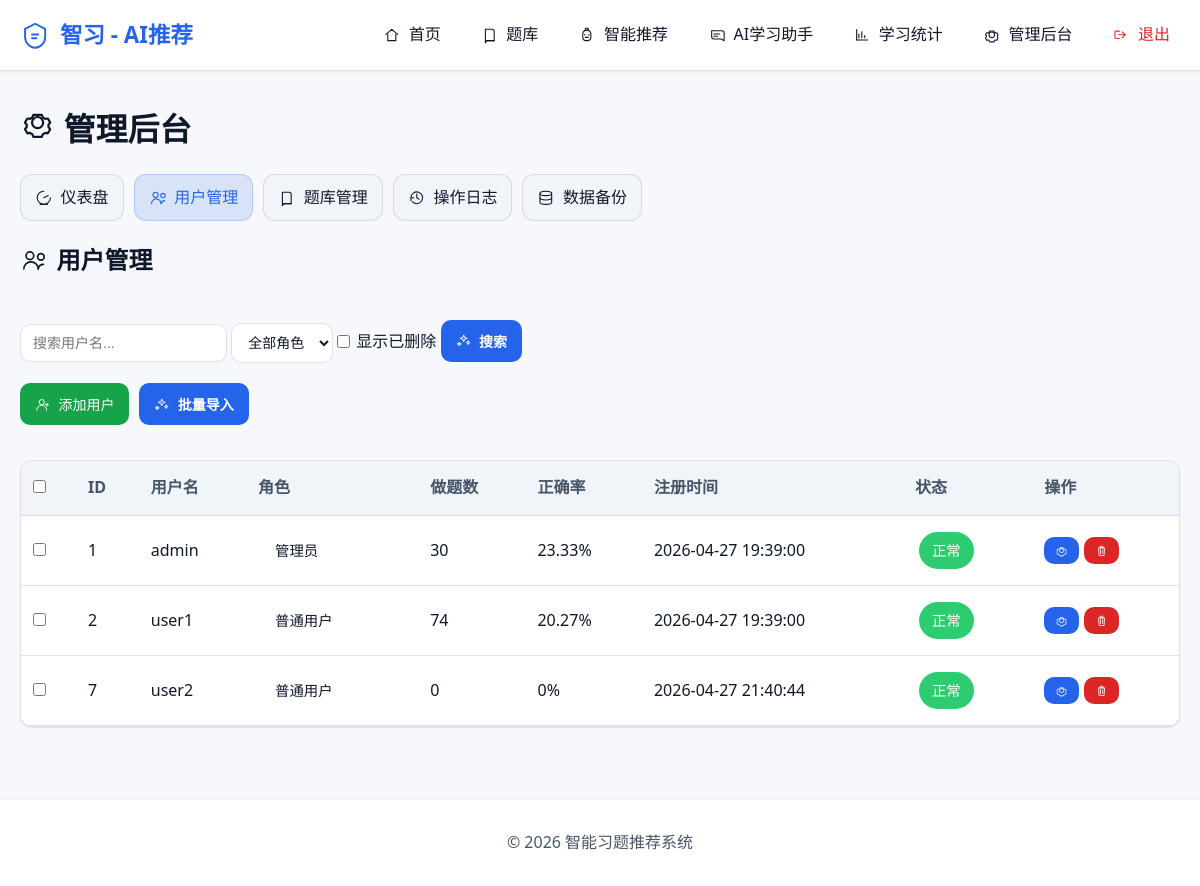
Page /admin/users (signed in) on the committed database.
### tables this page shows
CREATE TABLE users (
                        id INTEGER PRIMARY KEY AUTOINCREMENT,
                        username TEXT UNIQUE NOT NULL,
                        password TEXT NOT NULL,
                        role TEXT DEFAULT 'user' CHECK(role IN ('admin', 'user')),
                        created_at TEXT DEFAULT (datetime('now')),
                        updated_at TEXT DEFAULT (datetime('now')),
                        is_deleted INTEGER DEFAULT 0
                    );

### exam-recommend-system/app.py (the view)
@app.route('/admin/users')
def admin_users():
    if 'username' not in session:
        return redirect(url_for('login'))
    user = UserModel.find_by_username(session['username'])
    if not user or user.get('role') != 'admin':
        return redirect(url_for('index'))
    from models import UserRecordModel
    page = max(1, request.args.get('page', 1, type=int))
    page_size = 20
    search = request.args.get('search', '').strip()
    role_filter = request.args.get('role', '').strip()
    include_deleted = request.args.get('include_deleted', 'false').lower() == 'true'
    total = UserModel.count(search=search, include_deleted=include_deleted)
    skip = (page - 1) * page_size
    users = UserModel.get_all(skip=skip, limit=page_size, search=search, include_deleted=include_deleted)
    for u in users:
        u.pop('password', None)
        u['stats'] = UserRecordModel.get_user_stats(u['id'])
    if role_filter:
        users = [u for u in users if u.get('role') == role_filter]
    total_pages = math.ceil(total / page_size) if total > 0 else 0
    return render_template('admin/users.html',
                          active_tab='users',
                          users=users,
                          page=page,
                          total_pages=total_pages,
                          search=search,
                          role_filter=role_filter,
                          include_deleted=include_deleted)

### exam-recommend-system/app.py (called while the page is built)
@app.before_request
def before_request():
    if request.endpoint and request.endpoint.startswith('admin.'):
        return
    if request.endpoint and request.endpoint in ('login', 'register', 'static'):
        return
    if request.path.startswith('/api/'):
        return

### exam-recommend-system/db_config.py (called while the page is built)
    def _create_sqlite_connection(self):
        conn = sqlite3.connect(self.db_path, check_same_thread=False)
        conn.row_factory = sqlite3.Row
        conn.execute('PRAGMA foreign_keys = ON')
        conn.execute('PRAGMA journal_mode = WAL')
        conn.execute('PRAGMA busy_timeout = 5000')
        return conn

    def get_pool(self):
        if self._pool is None:
            self.init_pool()
        return self._pool

    @contextmanager
    def get_connection(self):
        pool = self.get_pool()
        conn = None
        try:
            if self.db_type == 'sqlite':
                conn = pool.get_connection()
            else:
                conn = pool.getconn()
            conn.autocommit = False
            yield conn
            conn.commit()
        except Exception as e:
            if conn:
                conn.rollback()
            raise
        finally:
            if conn:
                if self.db_type == 'sqlite':
                    conn.close()
                else:
                    pool.putconn(conn)

    def get_connection(self):
        with self._lock:
            if self._pool:
                return self._pool.pop()
            if len(self._pool) < self.max_conn:
                return self.factory()
            raise Exception("连接池已满")

### exam-recommend-system/models.py (called while the page is built)
def normalize_time_str(val):
    if val is None:
        return None
    if not isinstance(val, str):
        return val
    s = val.replace('T', ' ')
    if len(s) >= 19:
        return s[:19]
    return s

def normalize_dt_fields(d, fields):
    for f in fields:
        if f in d and d[f] is not None:
            d[f] = normalize_time_str(d[f])
    return d

### exam-recommend-system/templates/admin/users.html (shortened to what this page needs)
{% extends "admin/base.html" %}
{% from "_icons.html" import icon %}
{% block admin_content %}
<h2 class="section-title">{{ icon('users') }} 用户管理</h2>
<div class="search-bar">
    <input type="text" id="searchInput" placeholder="搜索用户名..." value="{{ search }}">
    <select id="roleFilter">
        <option value="">全部角色</option>
    </select>
    <label class="checkline">
        <input type="checkbox" id="includeDeleted" {% if include_deleted %}checked{% endif %}> 显示已删除
    </label>
    <button class="btn btn-primary" onclick="searchUsers()">{{ icon('sparkles') }} 搜索</button>
</div>
<div class="toolbar">
    <button class="btn btn-success" onclick="showCreateModal()">{{ icon('user-plus') }} 添加用户</button>
    <button class="btn btn-primary" onclick="showBatchCreateModal()">{{ icon('sparkles') }} 批量导入</button>
</div>
<div class="table-container">
    <table class="data-table">
        <thead>
            <tr>
                <th><input type="checkbox" id="selectAll"></th>
                <th>ID</th>
                <th>用户名</th>
                <th>角色</th>
                <th>做题数</th>
                <th>正确率</th>
                <th>注册时间</th>
                <th>状态</th>
                <th>操作</th>
            </tr>
        </thead>
        <tbody id="usersTableBody">
            {% for user in users %}
            <tr data-id="{{ user.id }}">
                <td><input type="checkbox" class="user-checkbox" value="{{ user.id }}"></td>
                <td>{{ user.id }}</td>
                <td>{{ user.username }}</td>
                <td>
                    {% if user.role == 'admin' %}
                    <span class="tag tag-admin">管理员</span>
                    {% else %}
                    <span class="tag tag-user">普通用户</span>
                    {% endif %}
                </td>
                <td>{{ user.stats.total_count if user.stats else 0 }}</td>
                <td>{{ user.stats.accuracy if user.stats else 0 }}%</td>
                <td>{{ user.created_at }}</td>
                <td>
                    {% if user.is_deleted %}
                    <span class="tag" style="background: #e74c3c; color: white;">已删除</span>
                    {% else %}
                    <span class="tag" style="background: #2ecc71; color: white;">正常</span>
                    {% endif %}
                </td>
                <td>
                    <button class="btn btn-primary btn-sm" onclick="showEditModal({{ user.id }}, '{{ user.username }}', '{{ user.role }}')">
                        {{ icon('settings') }}
                    </button>
                    {% if not user.is_deleted %}
                    <button class="btn btn-danger btn-sm" onclick="deleteUser({{ user.id }}, '{{ user.username }}')">
                        {{ icon('trash') }}
                    </button>
                    {% endif %}
                </td>
            </tr>
            {% else %}
            <tr>
                <td colspan="9" class="table-empty">暂无用户数据</td>
            </tr>
            {% endfor %}
        </tbody>
    </table>
</div>
{% endblock %}

### exam-recommend-system/templates/_icons.html
{% macro icon(name, class='') -%}
<svg class="icon {{ class }}" aria-hidden="true" focusable="false">
    <use href="{{ url_for('static', filename='icons/sprite.svg') }}#{{ name }}"></use>
</svg>
{%- endmacro %}

### exam-recommend-system/static/css/style.css (style rules this page uses)
:root { --color-brand: #2563EB; --color-brand-hover: #1D4ED8; --color-brand-soft: rgba(37, 99, 235, 0.10); --color-accent: #10B981; --color-bg: #F6F8FB; --color-surface: #FFFFFF; --color-surface-2: #F1F5F9; --color-text: #0F172A; --color-text-muted: #475569; --color-border: rgba(15, 23, 42, 0.12); --color-success: #16A34A; --color-warning: #D97706; --color-danger: #DC2626; --color-focus: rgba(37, 99, 235, 0.32); --font-sans: ui-sans-serif, system-ui, "Segoe UI", "Microsoft YaHei", Arial, sans-serif; --font-size-12: 12px; --font-size-14: 14px; --font-size-16: 16px; --font-size-18: 18px; --font-size-20: 20px; --font-size-24: 24px; --font-size-32: 32px; --line-compact: 1.35; --line-base: 1.6; --space-1: 4px; --space-2: 8px; --space-3: 12px; --space-4: 16px; --space-5: 20px; --space-6: 24px; --space-8: 32px; --space-10: 40px; --radius-1: 8px; --radius-2: 12px; --radius-3: 16px; --shadow-sm: 0 1px 2px rgba(2, 6, 23, 0.06), 0 1px 1px rgba(2, 6, 23, 0.04); --shadow-md: 0 8px 24px rgba(2, 6, 23, 0.12); --shadow-lg: 0 18px 50px rgba(2, 6, 23, 0.18); --transition-fast: 150ms ease-out; --transition-base: 220ms ease-out; --primary-color: var(--color-brand); --primary-hover: var(--color-brand-hover); --secondary-color: var(--color-bg); --text-color: var(--color-text); --text-light: var(--color-text-muted); --white: var(--color-surface); --success: var(--color-success); --warning: var(--color-warning); --danger: var(--color-danger); --shadow: var(--shadow-md); --radius: var(--radius-2); }
* { box-sizing: border-box; margin: 0; padding: 0; }
html { color-scheme: light dark; text-size-adjust: 100%; }
body { font-family: var(--font-sans); background-color: var(--color-bg); color: var(--color-text); line-height: var(--line-base); text-rendering: optimizeLegibility; }
.icon { inline-size: 1.1em; block-size: 1.1em; flex: 0 0 auto; color: currentColor; }
.icon-lg { inline-size: 1.35em; block-size: 1.35em; }
.btn-primary { background: var(--primary-color); color: var(--white); border: none; padding: 12px 24px; border-radius: 8px; cursor: pointer; font-size: 16px; font-weight: 600; transition: transform var(--transition-fast), background-color var(--transition-fast), box-shadow var(--transition-fast), filter var(--transition-fast); text-decoration: none; display: inline-block; }
.btn-sm { padding: 8px 12px; font-size: var(--font-size-14); border-radius: 10px; }
.tag { display: inline-block; padding: 6px 12px; border-radius: 20px; font-size: 0.9rem; margin: 4px; font-weight: 500; border: 1px solid transparent; }
.form-select, .form-input, .form-control, .search-bar input, .search-bar select { padding: 10px 12px; border-radius: 10px; border: 1px solid var(--color-border); font-size: var(--font-size-14); outline: none; background: var(--color-surface); color: var(--color-text); transition: border-color var(--transition-fast), box-shadow var(--transition-fast); }
.section-title { margin-bottom: 20px; display: inline-flex; align-items: center; gap: 10px; }
.table-container { background: var(--color-surface); border-radius: 12px; box-shadow: var(--shadow-sm); border: 1px solid var(--color-border); overflow: hidden; }
.data-table { width: 100%; border-collapse: collapse; }
.data-table th { background: var(--color-surface-2); padding: 14px 12px; text-align: left; font-weight: 700; color: var(--color-text-muted); border-bottom: 1px solid var(--color-border); }
.data-table td { padding: 12px; border-bottom: 1px solid var(--color-border); }
.btn { padding: 10px 14px; border: 1px solid transparent; border-radius: 10px; cursor: pointer; font-size: 14px; transition: transform var(--transition-fast), filter var(--transition-fast), background-color var(--transition-fast); display: inline-flex; align-items: center; gap: 8px; }
.btn.btn-primary { background: var(--color-brand); color: var(--white); }
.btn.btn-danger { background: var(--color-danger); color: var(--white); }
.btn.btn-success { background: var(--color-success); color: var(--white); }
.btn.btn-sm { padding: 6px 10px; font-size: 12px; border-radius: 10px; }
.toolbar { display: flex; gap: 10px; flex-wrap: wrap; margin-bottom: 15px; }
.checkline { display: inline-flex; align-items: center; gap: 6px; }

### rows in the picture
users: id "1", username "admin", role "管理员", stats "30", stats "23.33", created_at "2026-04-27 19:39:00", is_deleted "正常"
users: id "2", username "user1", role "普通用户", stats "74", stats "20.27", created_at "2026-04-27 19:39:00", is_deleted "正常"
users: id "7", username "user2", role "普通用户", stats "0", created_at "2026-04-27 21:40:44", shows "正常"
